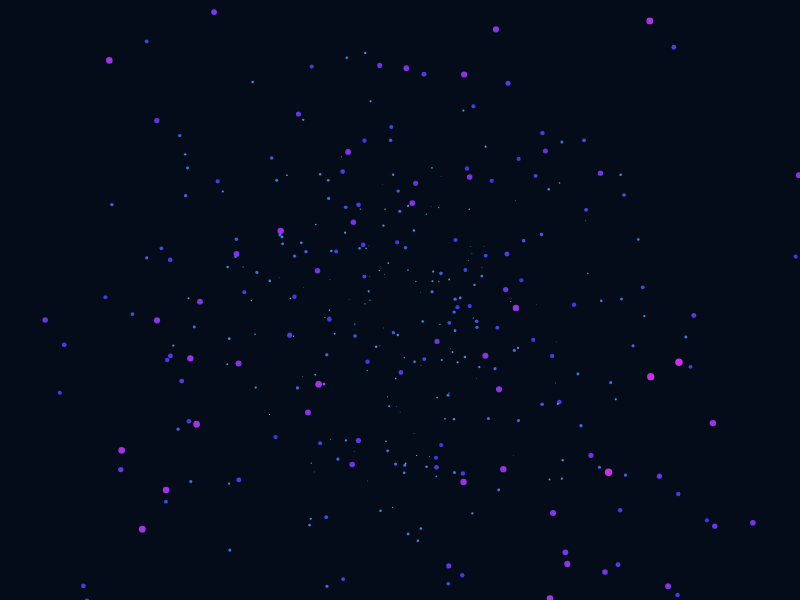
Frame 1 (no input)
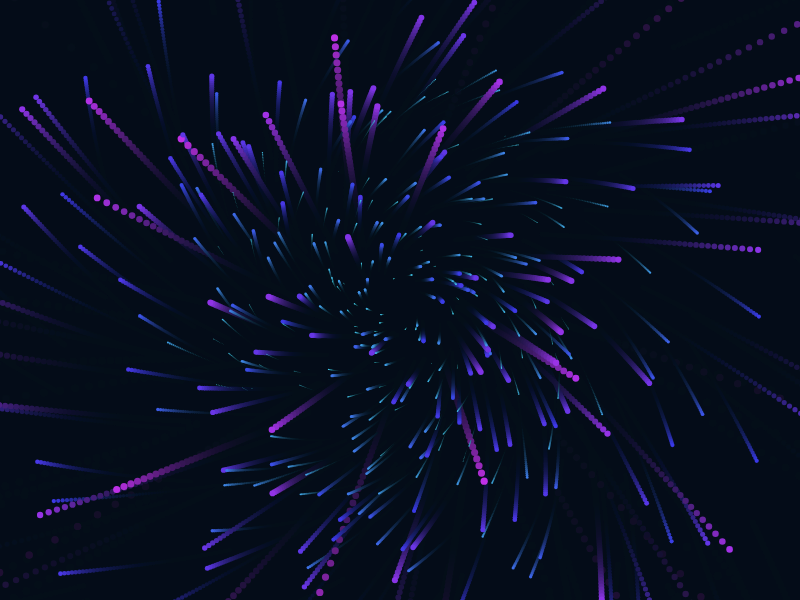
Frame 60 (no input)
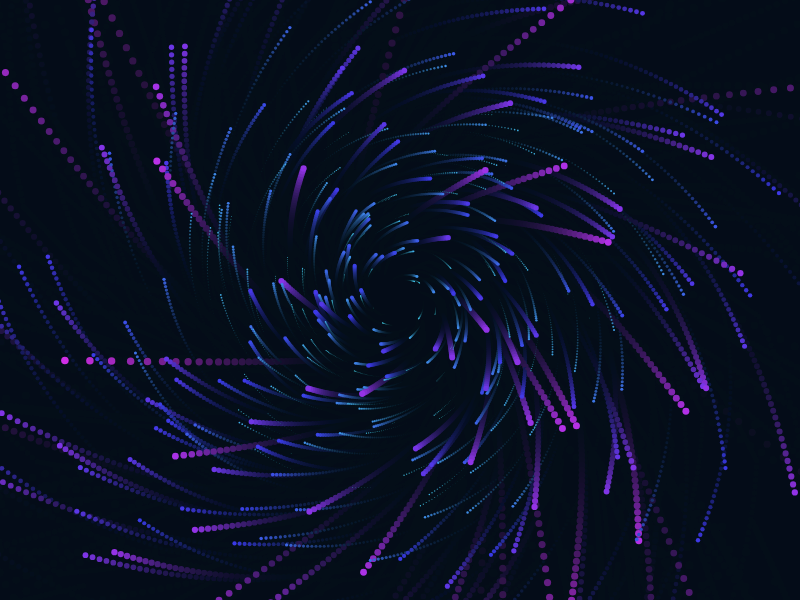
Frame 120 (the mouse pressed at the canvas centre since frame 60)

The p5.js sketch that drew these frames (run headless with seeded random() and noise() and a simulated clock; from frame 60 on, the mouse is pressed at the canvas centre):

// p5.js sketch
// ── sketch.js
/*
 * @name Dynamic Rotating Nebula
 * @description A generative sketch creating a 3D-like rotating cloud of particles.
 * The density, speed, and color palette are easily controlled by variables.
 * Modifications: Adjusted canvas size, implemented color palette change, 
 * introduced mouseX control for rotation speed, and used a complex loop 
 * to create particle effect.
 */

// --- Variables to Modify ---

const NUM_POINTS = 500;           // Controls the density of the cloud (Experiment with 100 to 1000)
const RADIUS = 200;               // Controls the overall size/spread of the cloud
const ROTATION_SPEED_BASE = 0.005; // Base speed of rotation

// --- Color Variables ---
let PRIMARY_COLOR;
let SECONDARY_COLOR;
let BACKGROUND_HUE = 220; // Dark Blue/Purple Background

let particles = [];
let angle = 0; // Global rotation angle

function setup() {
  // 🖼 Canvas Size Modification
  createCanvas(800, 600); 
  
  // 🎨 Enable HSB (Hue, Saturation, Brightness) for vibrant colors
  colorMode(HSB, 360, 100, 100);
  background(BACKGROUND_HUE, 80, 10); // Dark background

  // Define the particle colors
  PRIMARY_COLOR = color(300, 80, 90); // Pink/Magenta
  SECONDARY_COLOR = color(180, 70, 90); // Cyan/Aqua

  // Initialize particles with random positions within the radius
  for (let i = 0; i < NUM_POINTS; i++) {
    particles.push({
      // Random angle (0 to 360)
      a: random(TWO_PI),
      // Random distance from the center
      r: random(RADIUS * 0.1, RADIUS), 
      // Z-depth for scaling effect
      z: random(10, 500), 
      // Unique speed modifier for twinkling/jittering
      speedMod: random(0.5, 1.5) 
    });
  }
  
  // No stroke, we want filled circles
  noStroke(); 
}

function draw() {
  // Draw a semi-transparent background over the previous frame
  // This creates the desired trailing/smear effect (essential for "nebula")
  fill(BACKGROUND_HUE, 80, 10, 0.1); 
  rect(0, 0, width, height);

  // 🖱 Mouse Interaction for Rotation Speed
  // Map mouseX to control rotation speed, adding a dynamic feel
  let mouseRotation = map(mouseX, 0, width, 0.0, 0.02);
  angle += ROTATION_SPEED_BASE + mouseRotation; 

  // Move the coordinate system to the center of the canvas
  translate(width / 2, height / 2);

  for (let i = 0; i < NUM_POINTS; i++) {
    let p = particles[i];

    // 🔄 Update Z-depth for 3D effect
    p.z -= p.speedMod * 2; 
    if (p.z < 1) {
      p.z = 500; // Reset particle when it moves past the viewer
      p.r = random(RADIUS * 0.1, RADIUS); // Reset distance
    }

    // Calculate projected 2D coordinates
    // We divide by 'p.z' to simulate perspective (closer = larger/faster)
    let projectedR = p.r / p.z * 500;
    
    // Calculate final position based on rotation angle (angle + particle's initial angle)
    let x = projectedR * cos(p.a + angle);
    let y = projectedR * sin(p.a + angle);

    // Calculate size and color based on Z-depth
    let size = map(p.z, 1, 500, 8, 0.5); // Closer particles are larger (8px max)
    let colorMix = map(p.z, 1, 500, 0, 1); // Closer is color 1, farther is color 2

    // Apply color interpolation
    let mixedColor = lerpColor(PRIMARY_COLOR, SECONDARY_COLOR, colorMix);
    fill(mixedColor);

    // Draw the particle
    circle(x, y, size);
  }
}

// ⌨ Optional: Press spacebar to freeze the rotation
function keyPressed() {
  if (key === ' ') {
    if (isLooping()) {
      noLoop(); // Pause animation
      console.log('Animation Paused');
    } else {
      loop(); // Resume animation
      console.log('Animation Resumed');
    }
  }
}
